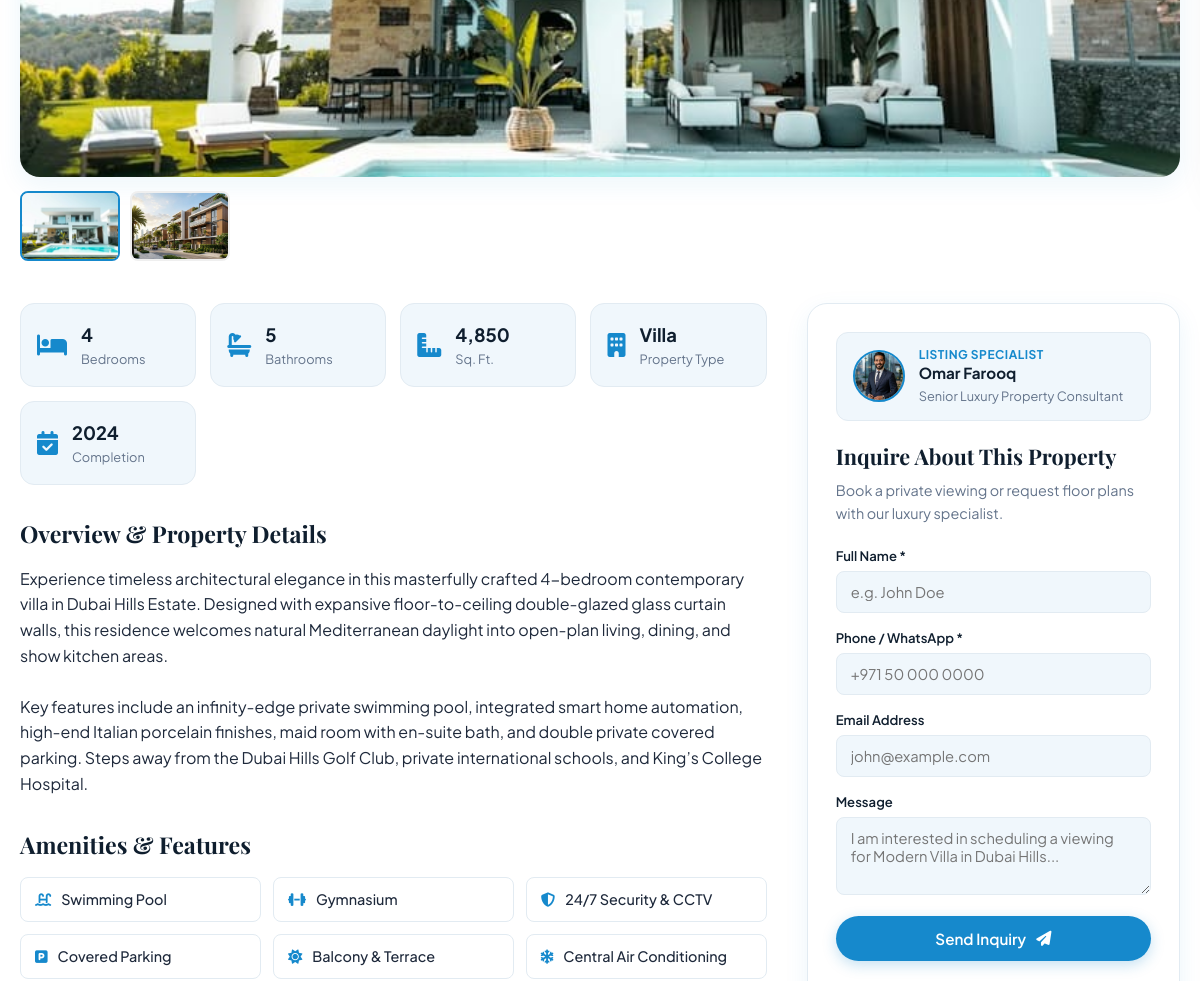
Before: /property/modern-villa-in-dubai-hills (middle part) with the older database file.
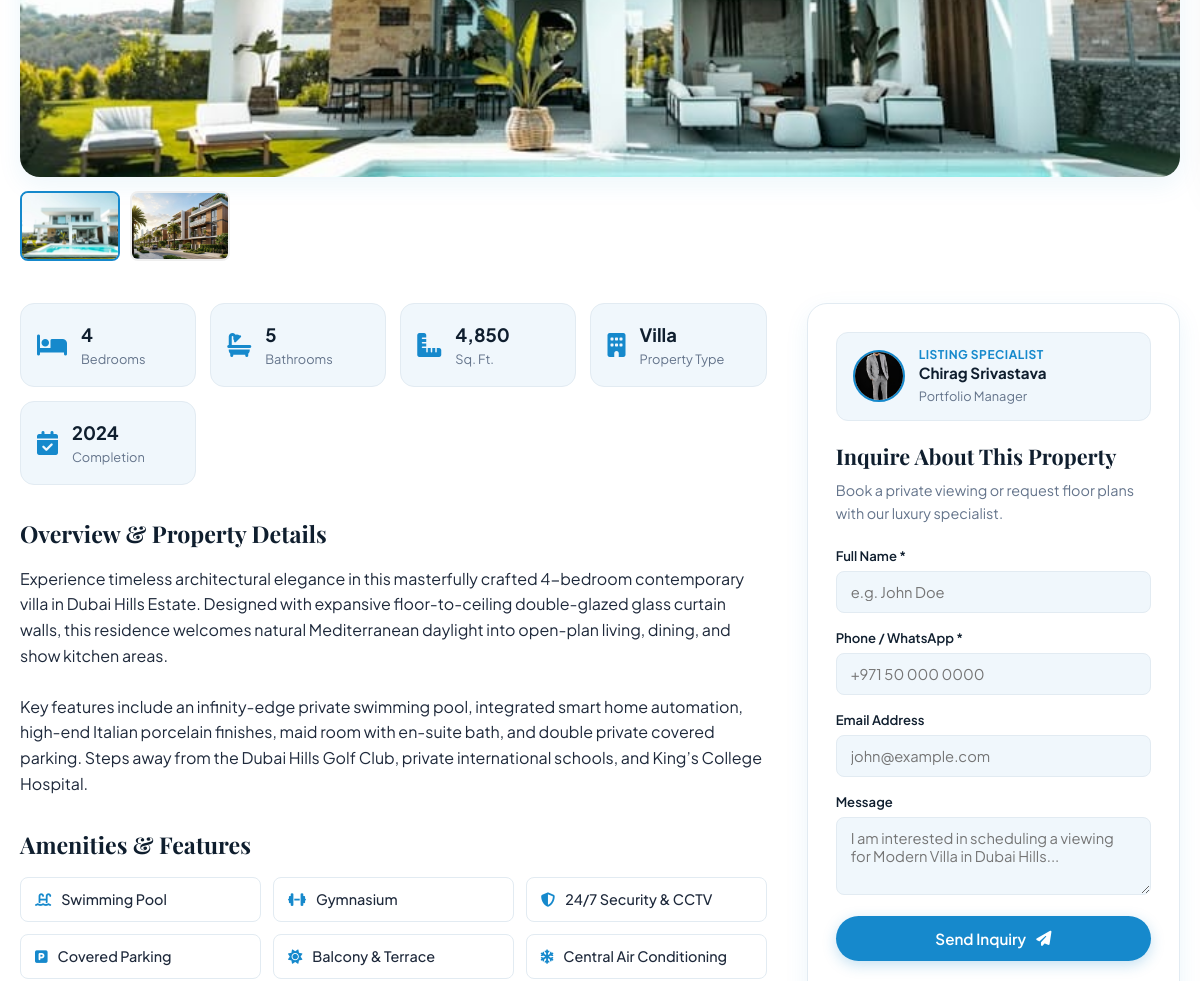
After: the same page with the newer database file.
### tables this page shows
CREATE TABLE `properties` (
  `id` INT UNSIGNED AUTO_INCREMENT PRIMARY KEY,
  `title` VARCHAR(255) NOT NULL,
  `slug` VARCHAR(191) NOT NULL UNIQUE,
  `reference_code` VARCHAR(50) NOT NULL UNIQUE,
  `description` LONGTEXT NOT NULL,
  `price` DECIMAL(15, 2) NOT NULL DEFAULT 0.00,
  `currency` VARCHAR(10) NOT NULL DEFAULT 'AED',
  `price_prefix` VARCHAR(50) NULL COMMENT 'e.g. Starting from, Call for Price',
  `bedrooms` INT NOT NULL DEFAULT 0,
  `bathrooms` INT NOT NULL DEFAULT 0,
  `area_sqft` DECIMAL(10, 2) NOT NULL DEFAULT 0.00,
  `listing_type` ENUM('sale', 'rent', 'off-plan', 'commercial') NOT NULL DEFAULT 'sale',
  `property_type_id` INT UNSIGNED NOT NULL,
  `location_id` INT UNSIGNED NOT NULL,
  `agent_id` INT UNSIGNED NULL,
  `address` VARCHAR(255) NULL,
  `status` ENUM('published', 'draft', 'sold', 'rented', 'archived') NOT NULL DEFAULT 'published',
  `is_featured` TINYINT(1) NOT NULL DEFAULT 0,
  `featured_image` VARCHAR(255) NOT NULL,
  `virtual_tour_url` VARCHAR(255) NULL,
  `rera_permit` VARCHAR(100) NULL,
  `completion_year` VARCHAR(30) NULL,
  `furnished_status` ENUM('furnished', 'semi-furnished', 'unfurnished') NOT NULL DEFAULT 'unfurnished',
  `meta_title` VARCHAR(255) NULL,
  `meta_description` TEXT NULL,
  `views_count` INT UNSIGNED NOT NULL DEFAULT 0,
  `created_at` DATETIME NOT NULL DEFAULT CURRENT_TIMESTAMP,
  `updated_at` DATETIME NOT NULL DEFAULT CURRENT_TIMESTAMP ON UPDATE CURRENT_TIMESTAMP,
  CONSTRAINT `fk_properties_type` FOREIGN KEY (`property_type_id`) REFERENCES `property_types` (`id`) ON DELETE RESTRICT,
  CONSTRAINT `fk_properties_location` FOREIGN KEY (`location_id`) REFERENCES `locations` (`id`) ON DELETE RESTRICT,
  CONSTRAINT `fk_properties_agent` FOREIGN KEY (`agent_id`) REFERENCES `agents` (`id`) ON DELETE SET NULL,
  INDEX `idx_properties_status` (`status`),
  INDEX `idx_properties_listing_type` (`listing_type`),
  INDEX `idx_properties_featured` (`is_featured`),
  INDEX `idx_properties_agent` (`agent_id`),
  INDEX `idx_properties_price` (`price`),
  INDEX `idx_properties_bedrooms` (`bedrooms`),
  INDEX `idx_properties_created` (`created_at`)
);

CREATE TABLE `property_images` (
  `id` INT UNSIGNED AUTO_INCREMENT PRIMARY KEY,
  `property_id` INT UNSIGNED NOT NULL,
  `image_url` VARCHAR(255) NOT NULL,
  `alt_text` VARCHAR(255) NULL,
  `sort_order` INT NOT NULL DEFAULT 0,
  `is_featured` TINYINT(1) NOT NULL DEFAULT 0,
  `created_at` DATETIME NOT NULL DEFAULT CURRENT_TIMESTAMP,
  CONSTRAINT `fk_images_property` FOREIGN KEY (`property_id`) REFERENCES `properties` (`id`) ON DELETE CASCADE,
  INDEX `idx_images_prop_order` (`property_id`, `sort_order`)
);

CREATE TABLE `property_types` (
  `id` INT UNSIGNED AUTO_INCREMENT PRIMARY KEY,
  `name` VARCHAR(100) NOT NULL,
  `slug` VARCHAR(191) NOT NULL UNIQUE,
  `description` TEXT NULL,
  `icon` VARCHAR(60) NOT NULL DEFAULT 'fa-building',
  `is_featured` TINYINT(1) NOT NULL DEFAULT 1,
  `sort_order` INT NOT NULL DEFAULT 0,
  `created_at` DATETIME NOT NULL DEFAULT CURRENT_TIMESTAMP,
  `updated_at` DATETIME NOT NULL DEFAULT CURRENT_TIMESTAMP ON UPDATE CURRENT_TIMESTAMP
);

CREATE TABLE `amenities` (
  `id` INT UNSIGNED AUTO_INCREMENT PRIMARY KEY,
  `name` VARCHAR(100) NOT NULL,
  `slug` VARCHAR(100) NOT NULL UNIQUE,
  `icon` VARCHAR(60) NOT NULL DEFAULT 'fa-check-circle',
  `category` VARCHAR(60) NOT NULL DEFAULT 'General'
);

CREATE TABLE `agents` (
  `id` INT UNSIGNED AUTO_INCREMENT PRIMARY KEY,
  `name` VARCHAR(150) NOT NULL,
  `slug` VARCHAR(191) NOT NULL UNIQUE,
  `designation` VARCHAR(150) NOT NULL,
  `rera_brn` VARCHAR(50) NULL,
  `experience` VARCHAR(100) NULL,
  `photo_url` VARCHAR(255) NOT NULL,
  `email` VARCHAR(191) NOT NULL,
  `phone` VARCHAR(50) NOT NULL,
  `whatsapp` VARCHAR(50) NOT NULL,
  `short_bio` TEXT NOT NULL,
  `full_bio` LONGTEXT NOT NULL,
  `languages` JSON NULL,
  `specializations` JSON NULL,
  `locations` JSON NULL,
  `testimonial_quote` TEXT NULL,
  `testimonial_client` VARCHAR(150) NULL,
  `status` ENUM('active', 'inactive') NOT NULL DEFAULT 'active',
  `sort_order` INT NOT NULL DEFAULT 0,
  `created_at` DATETIME NOT NULL DEFAULT CURRENT_TIMESTAMP,
  `updated_at` DATETIME NOT NULL DEFAULT CURRENT_TIMESTAMP ON UPDATE CURRENT_TIMESTAMP,
  INDEX `idx_agents_status` (`status`),
  INDEX `idx_agents_sort` (`sort_order`)
);

### app/Views/frontend/properties/show.php (the view, shortened to what the rows shown need)
<article class="property-detail-page section-padding">
  <div class="container">
    <div class="property-gallery-wrap">
      <div class="main-gallery-viewport">
        <img id="mainGalleryImg" src="<?= e($property['featured_image']) ?>" alt="<?= e($property['title']) ?>" class="main-featured-photo">
      </div>
      <?php if (!empty($property['gallery']) && count($property['gallery']) > 1): ?>
        <div class="gallery-thumbs-row">
          <?php foreach ($property['gallery'] as $idx => $gImg): ?>
            <button type="button" class="thumb-btn <?= $idx === 0 ? 'active' : '' ?>" onclick="switchGalleryImg('<?= e($gImg['image_url']) ?>', this)">
              <img src="<?= e($gImg['image_url']) ?>" alt="<?= e($gImg['alt_text'] ?? $property['title']) ?>">
            </button>
          <?php endforeach; ?>
        </div>
      <?php endif; ?>
    </div>
    <div class="property-layout-grid">
      <div class="property-main-col">
        <div class="property-specs-grid">
          <div class="spec-box">
            <i class="fa-solid fa-bed spec-icon"></i>
            <div class="spec-data">
              <span class="spec-value"><?= (int)$property['bedrooms'] > 0 ? (int)$property['bedrooms'] : 'N/A' ?></span>
              <span class="spec-name">Bedrooms</span>
            </div>
          </div>
          <div class="spec-box">
            <i class="fa-solid fa-bath spec-icon"></i>
            <div class="spec-data">
              <span class="spec-value"><?= (int)$property['bathrooms'] > 0 ? (int)$property['bathrooms'] : 'N/A' ?></span>
              <span class="spec-name">Bathrooms</span>
            </div>
          </div>
          <div class="spec-box">
            <i class="fa-solid fa-ruler-combined spec-icon"></i>
            <div class="spec-data">
              <span class="spec-value"><?= number_format((float)$property['area_sqft']) ?></span>
              <span class="spec-name">Sq. Ft.</span>
            </div>
          </div>
          <div class="spec-box">
            <i class="fa-solid fa-building spec-icon"></i>
            <div class="spec-data">
              <span class="spec-value"><?= e($property['type_name'] ?? 'Residential') ?></span>
              <span class="spec-name">Property Type</span>
            </div>
          </div>
          <?php if (!empty($property['completion_year'])): ?>
            <div class="spec-box">
              <i class="fa-solid fa-calendar-check spec-icon"></i>
              <div class="spec-data">
                <span class="spec-value"><?= e($property['completion_year']) ?></span>
                <span class="spec-name">Completion</span>
              </div>
            </div>
          <?php endif; ?>
        </div>
        <div class="property-section-block">
          <h2 class="block-title">Overview &amp; Property Details</h2>
          <div class="property-desc-text">
            <?= nl2br(e($property['description'])) ?>
          </div>
        </div>
        <?php if (!empty($property['amenities'])): ?>
          <div class="property-section-block">
            <h2 class="block-title">Amenities &amp; Features</h2>
            <div class="amenities-badge-grid">
              <?php foreach ($property['amenities'] as $am): ?>
                <div class="amenity-item">
                  <i class="fa-solid <?= e($am['icon'] ?? 'fa-check') ?>"></i>
                  <span><?= e($am['name']) ?></span>
                </div>
              <?php endforeach; ?>
            </div>
          </div>
        <?php endif; ?>
      </div>
      <div class="property-sidebar-col">
        <div class="sticky-sidebar-card">
          <?php if (!empty($property['agent_name'])): ?>
            <div class="property-assigned-agent-badge" style="display:flex; align-items:center; gap:14px; background:#F0F7FC; padding:12px 16px; border-radius:12px; margin-bottom:18px; border:1px solid #E2EBF2;">
              <a href="/agents/<?= e($property['agent_slug']) ?>" style="flex-shrink:0;">
                <img src="<?= e($property['agent_photo']) ?>" alt="<?= e($property['agent_name']) ?>" style="width:52px; height:52px; border-radius:50%; object-fit:cover; border:2px solid #1689CC;">
              </a>
              <div style="flex:1; min-width:0;">
                <div style="font-size:0.75rem; font-weight:700; color:#1689CC; text-transform:uppercase; letter-spacing:0.5px;">Listing Specialist</div>
                <a href="/agents/<?= e($property['agent_slug']) ?>" style="font-weight:700; color:#0F1E2E; text-decoration:none; display:block; font-size:0.95rem; line-height:1.2;"><?= e($property['agent_name']) ?></a>
                <span style="font-size:0.8rem; color:#64748B;"><?= e($property['agent_designation']) ?></span>
              </div>
            </div>
          <?php endif; ?>
          <h3 class="inquiry-title">Inquire About This Property</h3>
          <p class="inquiry-subtitle">Book a private viewing or request floor plans with our luxury specialist.</p>
          <form action="/enquiry/submit" method="POST" class="property-inquiry-form" id="propertyInquiryForm">
            <div class="form-group">
              <label for="leadName">Full Name *</label>
              <input type="text" name="name" id="leadName" class="form-input" placeholder="e.g. John Doe" required>
            </div>
            <div class="form-group">
              <label for="leadPhone">Phone / WhatsApp *</label>
              <input type="tel" name="phone" id="leadPhone" class="form-input" placeholder="+971 50 000 0000" required>
            </div>
            <div class="form-group">
              <label for="leadEmail">Email Address</label>
              <input type="email" name="email" id="leadEmail" class="form-input" placeholder="john@example.com">
            </div>
            <div class="form-group">
              <label for="leadMsg">Message</label>
              <textarea name="message" id="leadMsg" rows="3" class="form-textarea" placeholder="I am interested in scheduling a viewing for <?= e($property['title']) ?>..."></textarea>
            </div>
            <button type="submit" class="btn-primary-pill full-width btn-submit-lead" id="btnSubmitPropertyInquiry">
              <span>Send Inquiry</span>
              <i class="fa-solid fa-paper-plane"></i>
            </button>
          </form>
        </div>
      </div>
    </div>
  </div>
</article>

### app/Core/Router.php (shortened to what the rows shown need)
<?php
class Router
{
    private array $routes = [];
    private function addRoute(string $method, string $path, string|callable $handler, array $middlewares = []): self
    {
        $this->routes[] = [
            'method'      => $method,
            'path'        => '/' . trim($path, '/'),
            'handler'     => $handler,
            'middlewares' => $middlewares
        ];
        return $this;
    }
    public function dispatch(string $method, string $uri): void
    {
        $parsedUri = parse_url($uri, PHP_URL_PATH);
        $cleanUri = '/' . trim($parsedUri, '/');
        foreach ($this->routes as $route) {
            $pattern = preg_replace('/\{([a-zA-Z0-9_]+)\}/', '(?P<$1>[^/]+)', $route['path']);
            $pattern = '#^' . $pattern . '$#';
            if (preg_match($pattern, $cleanUri, $matches)) {
                $params = array_filter($matches, 'is_string', ARRAY_FILTER_USE_KEY);
                if (is_string($route['handler']) && str_contains($route['handler'], '@')) {
                    [$controllerName, $action] = explode('@', $route['handler']);
                    $controllerInstance = new $controllerClass();
                    call_user_func_array([$controllerInstance, $action], $params);
                    return;
                }
            }
        }
    }
}

Changed rows visible on the page:
changed properties "Villa": agent.photo_url: a different picture; agent.name "Omar Farooq" → "Chirag Srivastava"; agent.designation "Senior Luxury Property Consultant" → "Portfolio Manager"
